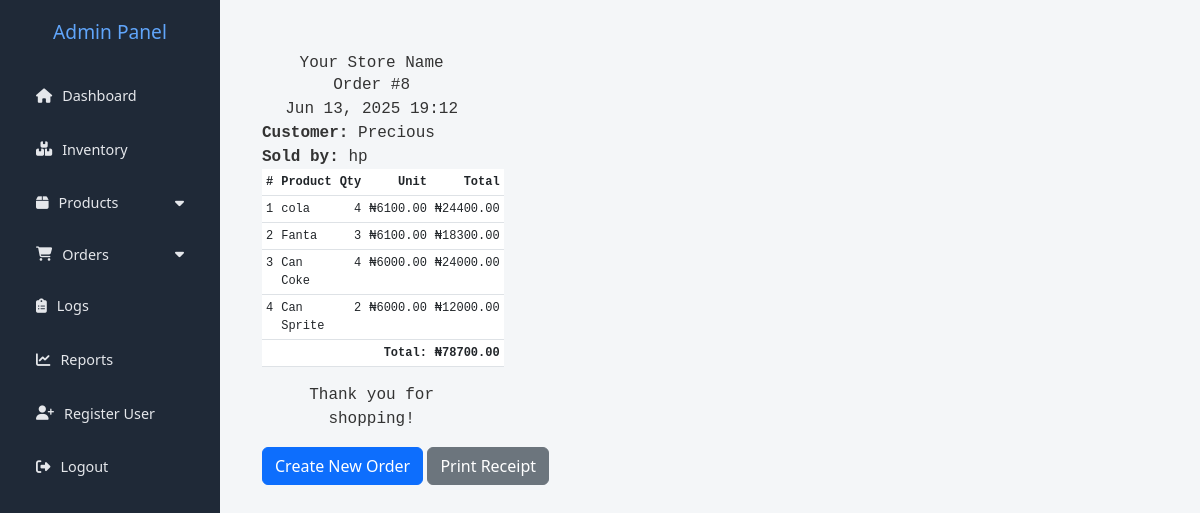
The app's page /ad/orders/8/ (signed in) with its own data.
### sales/models.py (models this page shows, shortened)
class Order(models.Model):
    customer_name = models.CharField(max_length=200)
    sold_by = models.ForeignKey(settings.AUTH_USER_MODEL, on_delete=models.SET_NULL, null=True)
    created_at = models.DateTimeField(auto_now_add=True)
    @property
    def total_amount(self):
        return sum(item.total_price for item in self.items.all())

class OrderItem(models.Model):
    order = models.ForeignKey(Order, related_name='items', on_delete=models.CASCADE)
    product = models.ForeignKey(Product, on_delete=models.CASCADE)
    quantity = models.PositiveIntegerField()
    @property
    def total_price(self):
        return self.product.price * self.quantity

### core/models.py (models this page shows, shortened)
class CustomUser(AbstractUser):
    ROLE_CHOICES = (
        ('admin_panel', 'Administrator'),
        ('storekeeper', 'Store Keeper'),
        ('salesperson', 'Sales Person')
    )
    role = models.CharField(max_length=40, choices=ROLE_CHOICES)

### inventory/models.py (models this page shows, shortened)
class Product(models.Model):
    name = models.CharField(max_length=100)
    stock = models.PositiveIntegerField()
    price = models.DecimalField(max_digits=10, decimal_places=2)
    category = models.ForeignKey(Category, related_name='products', on_delete=models.CASCADE)
    created_by = models.ForeignKey(settings.AUTH_USER_MODEL, null=True, blank=True, on_delete=models.SET_NULL)
    created_at = models.DateTimeField(default=timezone.now)  # ✅ Add this line

### admin_panel/views.py (the view)
# urls.py: path('orders/<int:pk>/', views.order_detail, name='detail'),
@login_required
@user_passes_test(is_admin)
def order_detail(request, pk):
    order = get_object_or_404(Order.objects.select_related('sold_by'), pk=pk)
    return render(request, 'dashboard/order_detail.html', {'order': order})

### admin_panel/views.py (called while the page is built)
def is_admin(user):
    return user.is_authenticated and user.is_admin

### admin_panel/templates/dashboard/order_detail.html (shortened to what this page needs)
{% extends "base.html" %}
{% block content %}
<div class="container mt-4">
  <div id="printable" style="max-width: 58mm; font-family: monospace;">
    <div class="text-center">
      <h4>Your Store Name</h4>
      <p>Order #{{ order.id }}</p>
      <p>{{ order.created_at|date:"M d, Y H:i" }}</p>
    </div>
    <p><strong>Customer:</strong> {{ order.customer_name }}</p>
    <p><strong>Sold by:</strong> {{ order.sold_by }}</p>
    <table class="table table-sm" style="font-size: 12px;">
      <thead>
        <tr>
          <th>#</th>
          <th>Product</th>
          <th class="text-end">Qty</th>
          <th class="text-end">Unit</th>
          <th class="text-end">Total</th>
        </tr>
      </thead>
      <tbody>
        {% for item in order.items.all %}
        <tr>
          <td>{{ forloop.counter }}</td>
          <td>{{ item.product.name|truncatechars:12 }}</td>
          <td class="text-end">{{ item.quantity }}</td>
          <td class="text-end">₦{{ item.product.price|floatformat:2 }}</td>
          <td class="text-end">₦{{ item.total_price|floatformat:2 }}</td>
        </tr>
        {% endfor %}
      </tbody>
      <tfoot>
        <tr>
          <th colspan="4" class="text-end">Total:</th>
          <th class="text-end">₦{{ order.total_amount|floatformat:2 }}</th>
        </tr>
      </tfoot>
    </table>
    <div class="text-center mt-2">
      <p>Thank you for shopping!</p>
    </div>
  </div>
  <div class="mt-3">
    <a href="{% url 'create_order' %}" class="btn btn-primary">Create New Order</a>
    <button onclick="printReceipt()" class="btn btn-secondary">Print Receipt</button>
  </div>
</div>
{% endblock %}

### templates/base.html (style rules this page uses)
body { margin: 0; font-family: 'Segoe UI', Tahoma, Geneva, Verdana, sans-serif; background-color: #f4f6f8; color: #333; }

### records on screen
Order: id "8", created_at "Jun 13, 2025 19:12", customer_name "Precious", sold_by "hp", total_amount "78700.00"
OrderItem: product.name "cola", quantity "4", product.price "6100.00", total_price "24400.00"
OrderItem: product.name "Fanta", quantity "3", product.price "6100.00", total_price "18300.00"
OrderItem: product.name "Can Coke", quantity "4", product.price "6000.00", total_price "24000.00"
OrderItem: product.name "Can Sprite", quantity "2", product.price "6000.00", total_price "12000.00"
